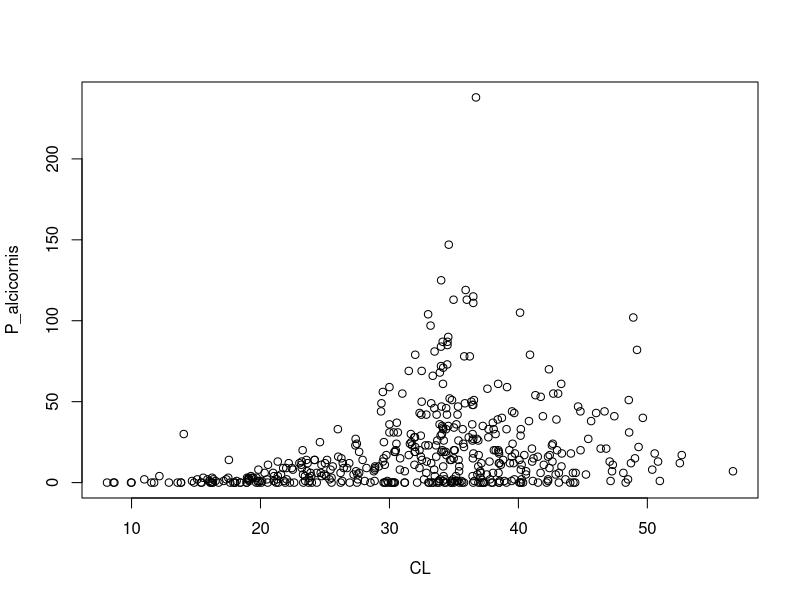
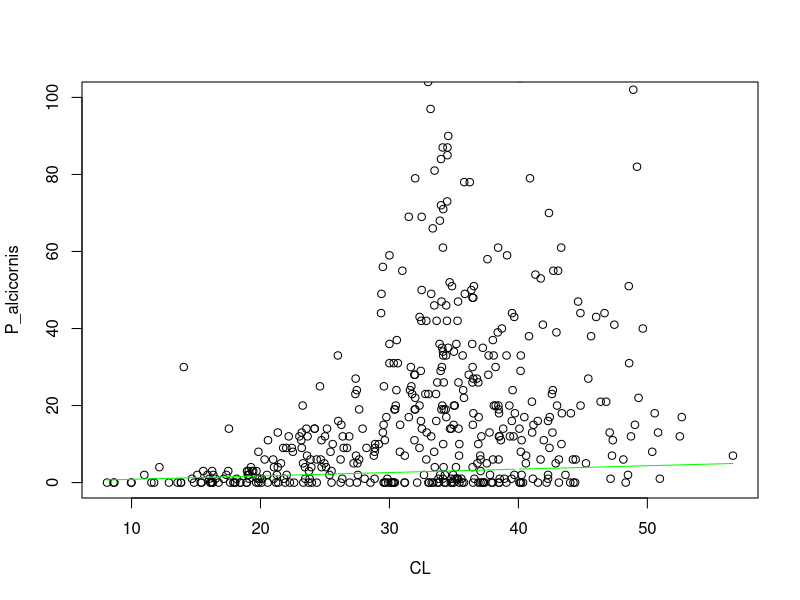
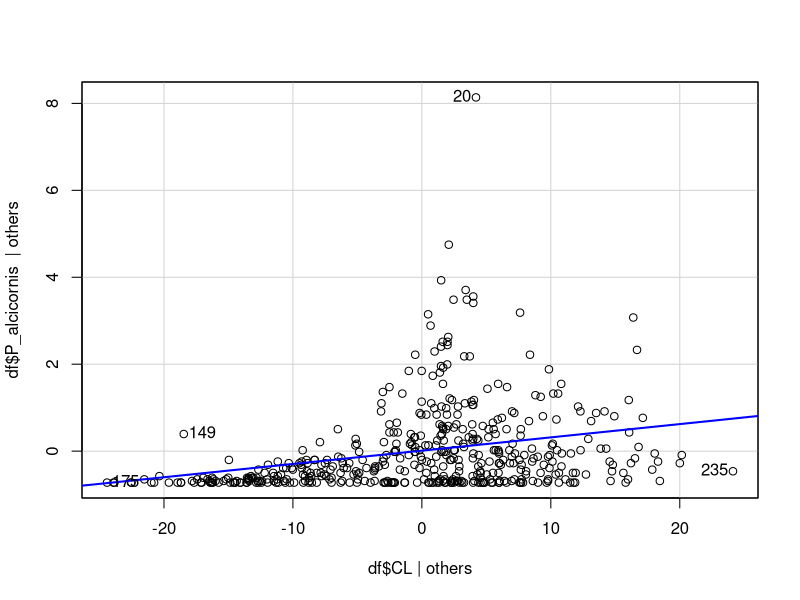
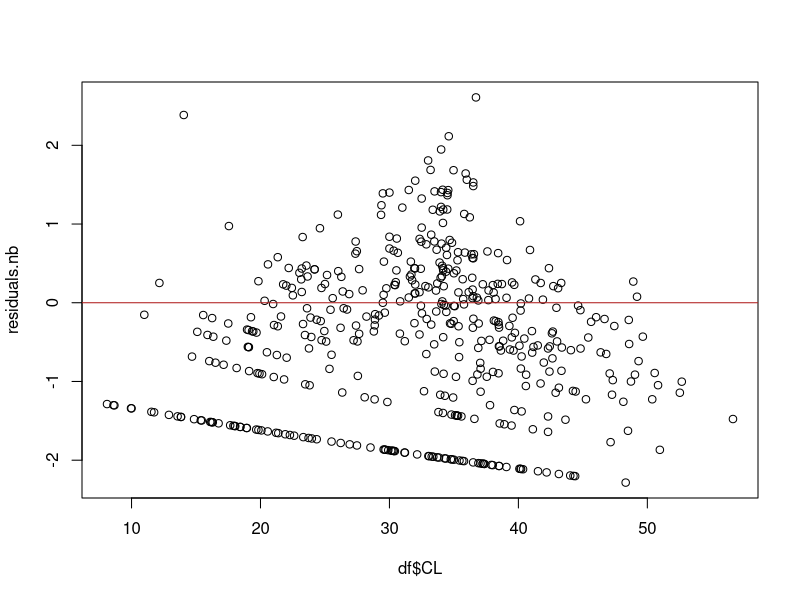
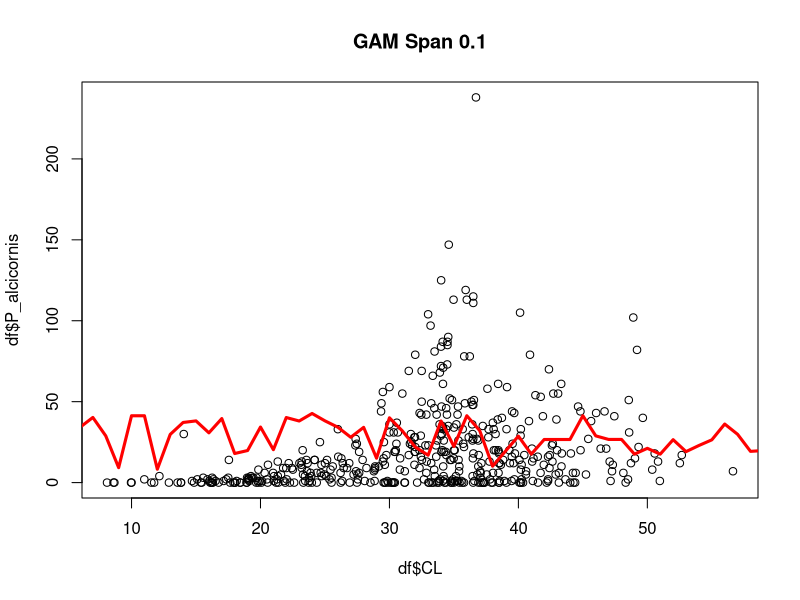
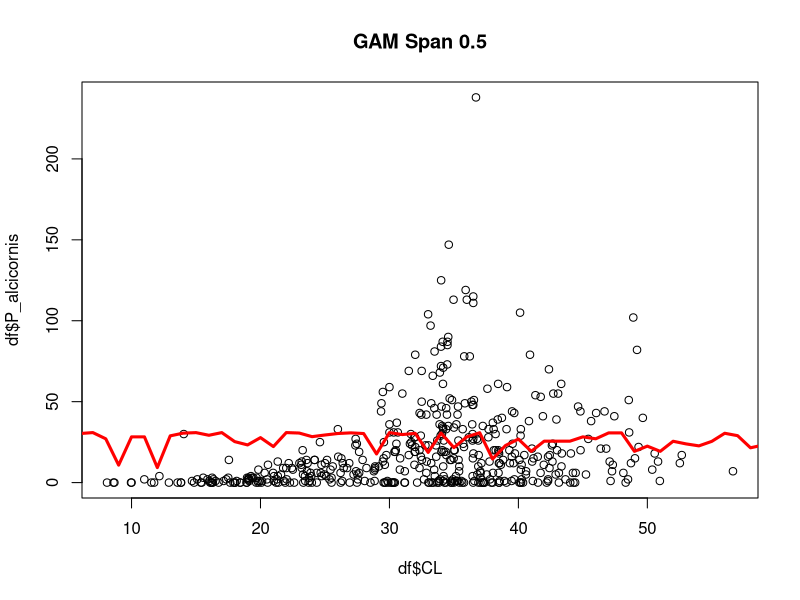
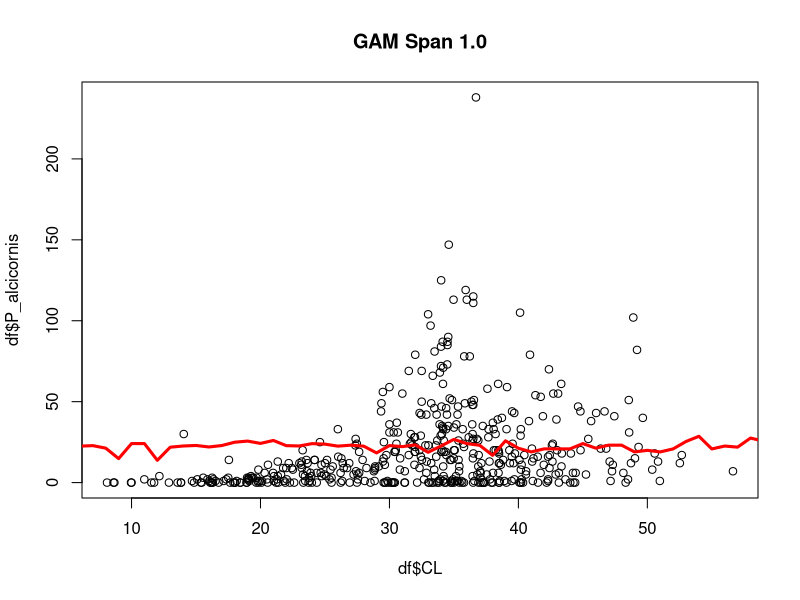
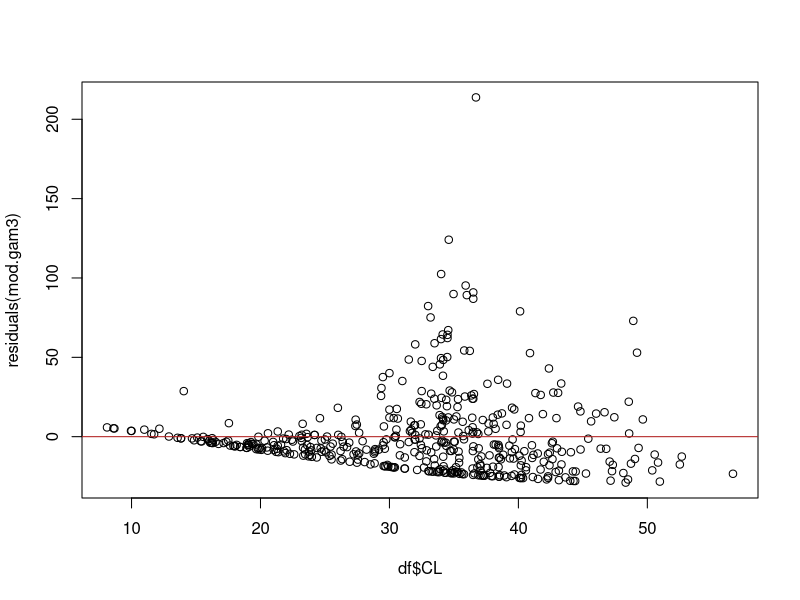

Source code (R) for these figures, in order:
## ---- chunk 1
setwd("C:/Users/Kent Codding/Desktop/Adv Biostat/Lab 6")
df <- read.csv("wing_worm_data.csv")
df <- cbind(P_alcicornis = df$P_alcicornis, CL = df$CL)
df <- data.frame(df)

plot(P_alcicornis ~ CL, data = df) 
## ---- chunk 2
library(MASS)
library(gam)
library(car)
## ---- chunk 3
mod.p <- glm(P_alcicornis ~
                  CL, 
                data = df, family = "poisson")
summary(mod.p)
## ---- chunk 4
mod.nb <- glm.nb(df$P_alcicornis ~ df$CL)
summary(mod.nb)
## ---- chunk 5
#show best GLM (negative binomial) over raw data by subsetting 3 prediction lines over the range of CL
df$P_alcicornis_pred <- predict(mod.nb, df)

plot(P_alcicornis ~ CL, 
     data = df,
     ylim = c(0,100))
lines(P_alcicornis_pred ~ CL, data = subset(df, CL < 20,
      lwd = 2), col = "green")
lines(P_alcicornis_pred ~ CL, data = subset(df, (CL > 20 & CL < 40),
      lwd = 2), col = "green")
lines(P_alcicornis_pred ~ CL, data = subset(df, (CL > 40),
      lwd = 2), col = "green")
## ---- chunk 6
avPlots(mod.nb) #show best GLM (negative binomial) over raw data
## ---- chunk 7
residuals.nb <- residuals.glm(mod.nb) # create object for deviance residuals
plot(residuals.nb ~ df$CL)
abline(h = 0, col = "firebrick")
## ---- chunk 8
mod.gam1 <-  gam::gam(df$P_alcicornis ~ lo(df$CL, span = .1), family = "gaussian")
summary(mod.gam1)

#NOTE: "nb" and negative.binomial(theta = 2) did not work and yielded odd results for predicted values respectively, so I stuck with family = gaussian 
## ---- chunk 9
mod.gam2 <-  gam::gam(df$P_alcicornis ~ lo(df$CL, span = .5), family = "gaussian") 
summary(mod.gam2)
## ---- chunk 10
mod.gam3 <-  gam::gam(df$P_alcicornis ~ lo(df$CL, span = 1), family = "gaussian") 
summary(mod.gam3)
## ---- chunk 11
plot(df$P_alcicornis ~ df$CL,
     main = "GAM Span 0.1")
lines(predict(mod.gam1), col = "red", lwd = 3)
## ---- chunk 12
plot(df$P_alcicornis ~ df$CL,
     main = "GAM Span 0.5")
lines(predict(mod.gam2), col = "red", lwd = 3)
## ---- chunk 13
plot(df$P_alcicornis ~ df$CL,
     main = "GAM Span 1.0")
lines(predict(mod.gam3), col = "red", lwd = 3)
## ---- chunk 14

plot(residuals(mod.gam3) ~ df$CL)
abline(h = 0, col = "firebrick")
## ---- chunk 15
library(mgcv)
mod.gam4 <- mgcv::gam(P_alcicornis ~ s(CL),  data = df)
summary(mod.gam4)
## ---- chunk 16
pred <- predict(mod.gam4, se = T)
plot(df$P_alcicornis ~ df$CL,
     col = rgb(0, 0, 1, alpha = 0.4))
lines(df$CL[order(df$CL)], pred$fit[order(df$CL)], col = "forestgreen", lwd = 3)
lines(df$CL[order(df$CL)], pred$fit[order(df$CL)] + 1.96*pred$se.fit[order(df$CL)], lwd = 3, lty = 2, col = "firebrick4")
lines(df$CL[order(df$CL)], pred$fit[order(df$CL)] - 1.96*pred$se.fit[order(df$CL)], lwd = 3, lty = 2, col = "firebrick4")
